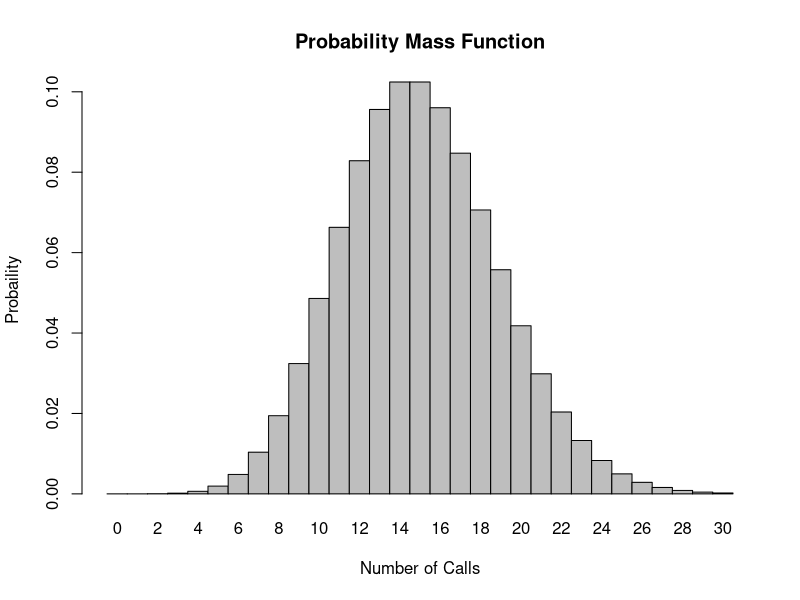
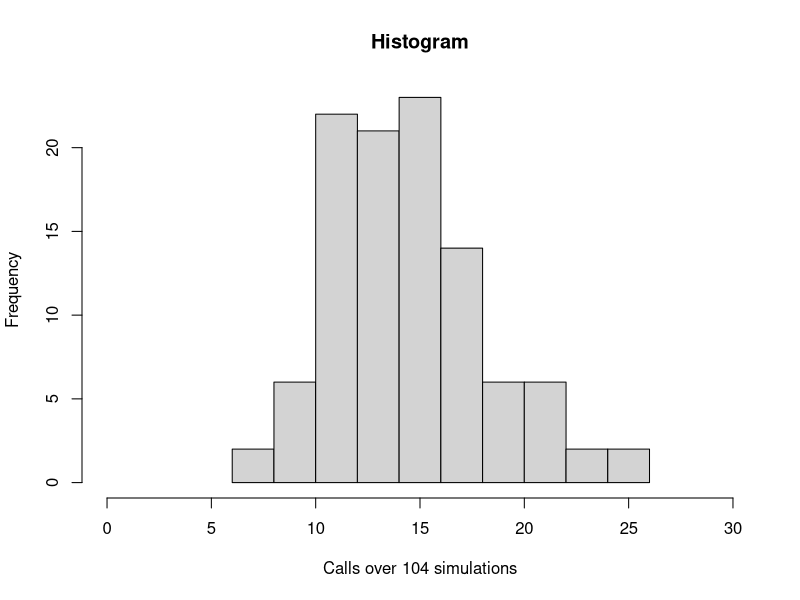

Write R code to recreate these figures, in order.
## ---- chunk 1
#We know that the mean number of calls is 15, so lambda= 15
#We know that the number of successes should be >8 but we can't put "9:infinity" for our q value... but we can find the probability for 0:8 and then take the inverse of that for >8... lets try it!

q<- 0:8
l<- 15
prob1.2<- ppois(q, l, lower.tail = TRUE, log.p = FALSE)
prob1.2 #3.059023e-07 4.894437e-06 3.930845e-05 2.113785e-04 8.566412e-04 2.792429e-03 7.631900e-03 1.800219e-02 3.744649e-02

#If these numbes above are showing me all of the probabilities for the range of 0 - 8 calls, then I'm going to add them up and take the inverse of that number
ProbSum<- sum(prob1.2) #0.067
CallsProb<- 1 - ProbSum
CallsProb #The probability she will hear more than 8 calls = 0.933

#Overall, I have absolutely no idea if this is right. This probability seems too high to me. 
## ---- chunk 2
#Now we need to adjust our q value to 0 but we can keep lamda at 15
x<- 0
l<- 15
prob2<- dpois(x, l)
prob2 
## ---- chunk 3
#Now we can change our q value to equal 3 (note: the q value doesn't always need to be a range of numbers i.e. 0:100)
q<- 3
l<- 15
prob3<- ppois(q, lambda = l)
prob3 
## ---- chunk 4
x <- 0:30
l = 15
prob4<- dpois(x=x,lambda=l)
barplot(prob4,names.arg=x,space=0,xlab="Number of Calls",ylab="Probaility",main="Probability Mass Function")
## ---- chunk 5
#For simulations, we want to use Bootstrapping, 
#x <- 0:30
#l = 15
#set<- NULL #This is setting up a dummy variable to hold our 104 simulations
#for (i in 1:104){
   # set[i] <- ppois(q=x,lambda = l)
#}
#This does not work!!! It returns a very crazy, long error (which you see if you knit this so I'm putting putting it as non-code for now), I have no idea how to set up the bootstrapping to make this work. So I did some research and came across rpois() for simulations, hopefully this one works better

sim<- rpois(104, lambda = 15)
sim #Yes this works much better 

## ---- chunk 6
plot<- hist(sim, xlim = c(0,30), xlab = "Calls over 104 simulations", main = "Histogram")

#This histogram is pretty similar to the barplot using dpois(). They both have the highest probability/frequency around 14 calls with a range of ~5-28. The probability mass function plot is more evenly distributed across the range where the histogram is not and even has a break at 25 calls having 0 frequency.
